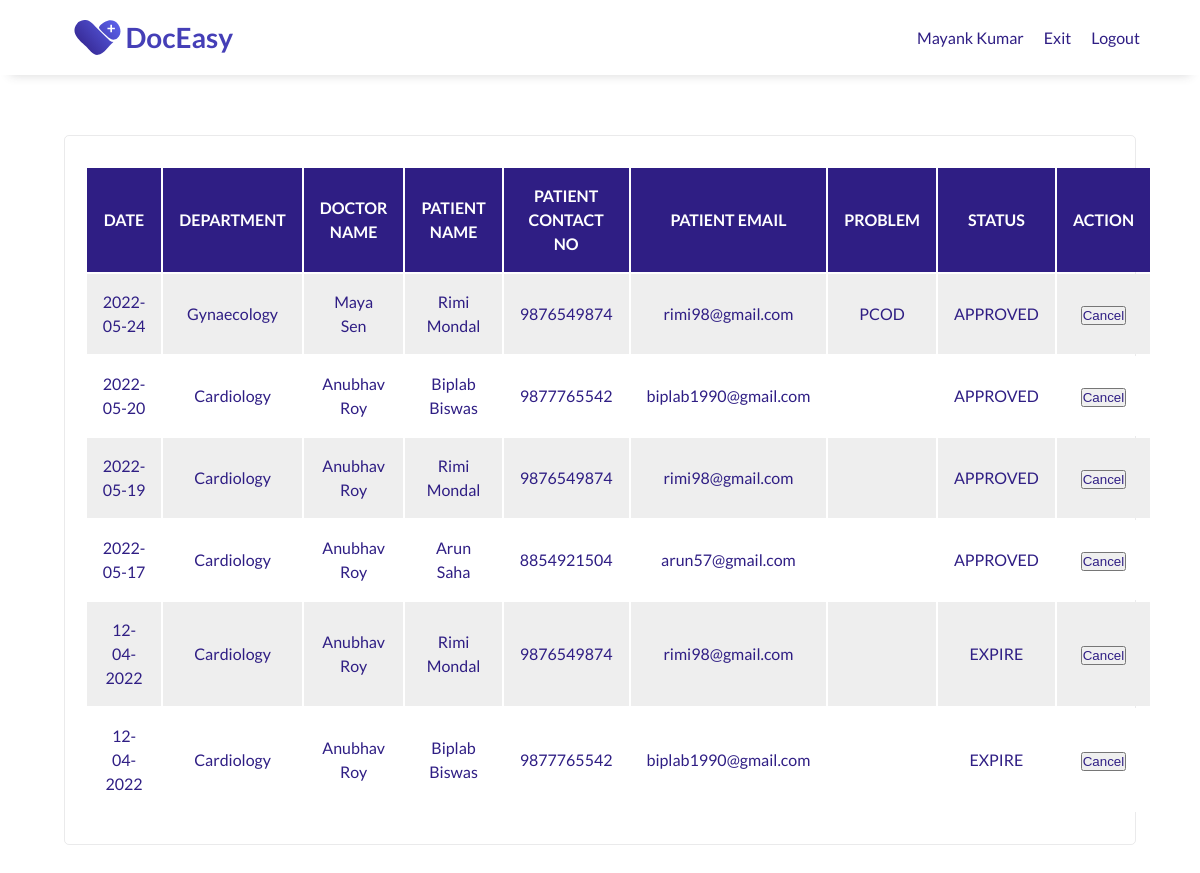
/public/historyPage/managementAppointmentHistory.php (signed in), run on the app's committed database.
### tables this page shows
CREATE TABLE `management` (
  `m_id` int(2) UNSIGNED NOT NULL,
  `clinic_id` int(4) UNSIGNED DEFAULT NULL,
  `username` varchar(10) NOT NULL,
  `password` int(10) UNSIGNED NOT NULL,
  `full_name` varchar(50) NOT NULL,
  `aadhar_no` bigint(12) UNSIGNED NOT NULL,
  `phn_no` bigint(10) UNSIGNED NOT NULL,
  `Email` varchar(50) NOT NULL
);

CREATE TABLE `patient` (
  `p_id` int(5) UNSIGNED NOT NULL,
  `username` varchar(10) NOT NULL,
  `password` int(10) UNSIGNED NOT NULL,
  `full_name` varchar(50) NOT NULL,
  `aadhar_no` bigint(12) UNSIGNED NOT NULL,
  `dob` date NOT NULL,
  `age` int(2) UNSIGNED NOT NULL,
  `gender` enum('MALE','FEMALE','OTHER') NOT NULL,
  `marital_status` enum('MARRIED','UNMARRIED') NOT NULL,
  `phn_no` bigint(10) UNSIGNED NOT NULL,
  `email` varchar(50) NOT NULL,
  `address` varchar(200) NOT NULL,
  `city` varchar(50) NOT NULL,
  `pin_code` int(6) UNSIGNED NOT NULL,
  `allergic` varchar(100) DEFAULT NULL
);

CREATE TABLE `book_appointment` (
  `id` int(5) NOT NULL,
  `patient_id` int(5) UNSIGNED NOT NULL,
  `clinic_id` int(4) UNSIGNED NOT NULL,
  `doctor_id` int(4) UNSIGNED NOT NULL,
  `schedule_id` int(5) UNSIGNED DEFAULT NULL,
  `date` varchar(50) NOT NULL,
  `approval_status` enum('PENDING','APPROVED','DECLINE','EXPIRE') NOT NULL DEFAULT 'PENDING',
  `problem` varchar(100) DEFAULT NULL,
  `doctor_appointment_slip` mediumblob DEFAULT NULL,
  `transaction_id` varchar(50) DEFAULT NULL
);

CREATE TABLE `doctor` (
  `d_id` int(4) UNSIGNED NOT NULL,
  `clinic_id` int(4) UNSIGNED DEFAULT NULL,
  `username` varchar(10) NOT NULL,
  `password` int(10) UNSIGNED NOT NULL,
  `full_name` varchar(50) NOT NULL,
  `aadhar_no` bigint(12) UNSIGNED NOT NULL,
  `mci_no` int(9) UNSIGNED NOT NULL,
  `dob` date NOT NULL,
  `age` int(2) UNSIGNED NOT NULL,
  `gender` enum('MALE','FEMALE','OTHER') NOT NULL,
  `specialization` varchar(50) NOT NULL,
  `degree` varchar(50) DEFAULT NULL,
  `degree_proof` mediumblob DEFAULT NULL,
  `experience` int(2) UNSIGNED NOT NULL,
  `phn_no` bigint(10) UNSIGNED NOT NULL,
  `email` varchar(50) NOT NULL,
  `start_time` time DEFAULT NULL,
  `end_time` time DEFAULT NULL,
  `fee` int(4) UNSIGNED DEFAULT NULL
);

### public/historyPage/managementAppointmentHistory.php (the view, shortened to what this page needs)
<?php
include "../config.php";
if ($_SESSION["loggedIn"]) {
?>
    <!DOCTYPE html>
    <html lang="en">
    <head>
        <link rel="stylesheet" type="text/css" href="/assets/css/userHistory.css" />
    </head>
    <body>
        <?php
        $uname =  $_SESSION["uname"];
        $sql = "SELECT *,
                doctor.full_name AS doctor_name, book_appointment.id AS booking_id, patient.full_name AS patient_name, patient.phn_no AS p_phn_no, patient.email AS p_email
                FROM patient, book_appointment, doctor, clinic, management
                WHERE patient.p_id = book_appointment.patient_id AND doctor.d_id = book_appointment.doctor_id AND clinic.id = book_appointment.clinic_id AND clinic.id = management.clinic_id AND management.username='$uname'
                ORDER BY date DESC, doctor_name";
        $result = $conn->query($sql);
        $row = $result->fetch_assoc();
        if ($row) {
        ?>
            <header id="header">
                <div class="logo">
                    <a href="/index.php">
                        <img class="logo-img" id="header-img" src="/assets/images/doceasy/doceasy-logo.svg" alt="DocEasy logo" />
                    </a>
                </div>
                <nav id="nav-bar">
                    <ul>
                        <li><a class="nav-link" href="#"><?php echo $row["full_name"];  ?></a></li>
                        <li><a class="nav-link" href="/public/dashboard/managementDash.php">Exit</a></li>
                        <li><a class="nav-link" href="/public/logout/managementLogout.php">Logout</a></li>
                    </ul>
                </nav>
            </header>
            <main>
                <section id="table">
                    <div class="container">
                        <div class="card">
                            <table>
                                <tr>
                                    <th>DATE</th>
                                    <th>DEPARTMENT</th>
                                    <th>DOCTOR NAME</th>
                                    <th>PATIENT NAME</th>
                                    <th>PATIENT CONTACT NO</th>
                                    <th>PATIENT EMAIL</th>
                                    <th>PROBLEM</th>
                                    <th>STATUS</th>
                                    <th>ACTION</th>
                                </tr>
                                <?php
                                while ($row = $result->fetch_assoc()) {
                                ?>
                                    <tr>
                                        <td> <?php echo $row["date"]; ?> </td>
                                        <td> <?php echo $row["specialization"]; ?> </td>
                                        <td> <?php echo $row["doctor_name"]; ?> </td>
                                        <td> <?php echo $row["patient_name"]; ?> </td>
                                        <td> <?php echo $row["p_phn_no"]; ?> </td>
                                        <td> <?php echo $row["p_email"]; ?> </td>
                                        <td> <?php echo $row["problem"]; ?> </td>
                                        <td> <?php echo $row["approval_status"]; ?> </td>
                                        <td> <button> <a href="./managementAppointmentDelete.php?id=<?php echo $row['booking_id'] ?>" onclick='return checkDelete()'> Cancel </a> </button> </td>
                                    </tr>
                                <?php } ?>
                            </table>
                        </div>
                    </div>
                </section>
            </main>
    </body>
<?php
        } else {
            echo "No record found";
        }
    } else {
        header("Location: /public/login/ManagementLogin.php");
    }
?>
    </html>

### assets/css/userHistory.css (style rules this page uses)
* { margin: 0; padding: 0; box-sizing: border-box; scroll-behavior: smooth; }
html { font-size: 10px; }
body { font-size: 1.6rem; line-height: 1.5; font-family: "Lato", sans-serif; color: #37383a; }
li { list-style: none; }
a { color: #2f1e84; text-decoration: none; }
img { max-width: 100%; height: auto; display: block; }
.logo-img { width: 100%; max-width: 200px; }
.container { display: flex; flex-direction: row; justify-content: center; }
.card { display: flex; flex-direction: column; align-items: ce3nter; text-align: center; width: calc(100% / 1.1); margin: 1.5rem; padding: 3rem 2rem 3rem 2rem; border: 1px solid rgba(55, 56, 58, 0.1); border-radius: 5px; }
header { padding: 0 5rem; width: 100%; position: fixed; top: 0; min-height: 75px; display: flex; justify-content: space-between; align-items: center; background-color: #fff; box-shadow: 0 1rem 1rem -1rem rgba(55, 56, 58, 0.2); }
nav { font-weight: 400; }
nav>ul { display: flex; flex-direction: row; justify-content: space-around; }
nav li { padding: 0px 10px 0px 10px; }
#table { padding: 12rem 1rem; text-align: center; color: #2f1e84; }
td { text-align: center; width: 12em; padding: 1em; }
th { text-align: center; padding: 1em; background-color: #2f1e84; color: white; }
tr { height: 1em; }
table tr:nth-child(even) { background-color: #eee; }
table tr:nth-child(odd) { background-color: #fff; }

### data on the page
management: full_name "Mayank Kumar"
patient: book_appointment.date "2022-05-24", doctor.specialization "Gynaecology", doctor.full_name "Maya Sen", full_name "Rimi Mondal", phn_no "9876549874", email "rimi98@gmail.com", book_appointment.problem "PCOD", book_appointment.approval_status "APPROVED", book_appointment.date "2022-05-19", doctor.specialization "Cardiology", doctor.full_name "Anubhav Roy", book_appointment.date "12-04-2022", book_appointment.approval_status "EXPIRE"
patient: book_appointment.date "2022-05-20", doctor.specialization "Cardiology", doctor.full_name "Anubhav Roy", full_name "Biplab Biswas", phn_no "9877765542", email "biplab1990@gmail.com", book_appointment.approval_status "APPROVED", book_appointment.date "12-04-2022", book_appointment.approval_status "EXPIRE"
patient: book_appointment.date "2022-05-17", doctor.specialization "Cardiology", doctor.full_name "Anubhav Roy", full_name "Arun Saha", phn_no "8854921504", email "arun57@gmail.com", book_appointment.approval_status "APPROVED"
